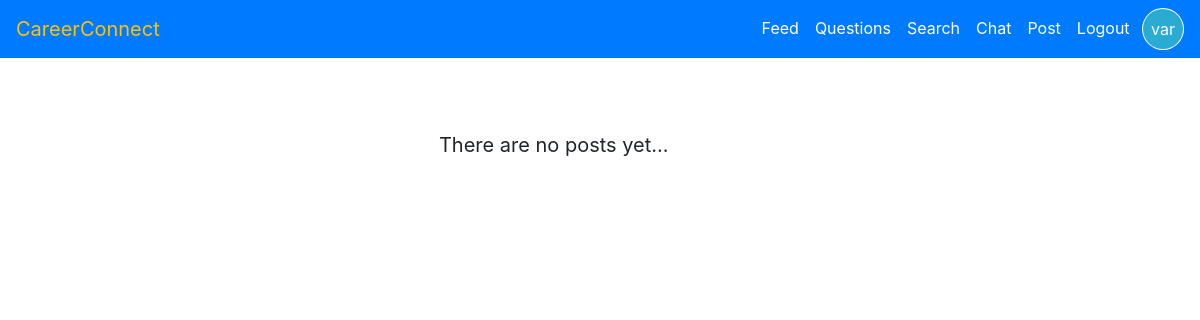
Before: /feed (signed in) with the older database file.
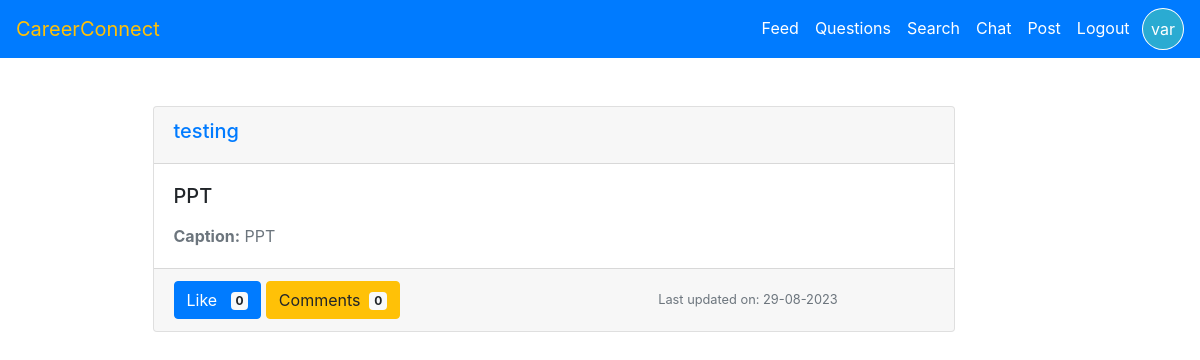
After: the same page with the newer database file.
### app.py (models this page shows, shortened)
class User(db.Model, UserMixin):
    id = db.Column(db.Integer, primary_key=True)
    username = db.Column(db.String(20), unique=True, nullable=False)
    password_hash = db.Column(db.String(128), nullable=False)
    profile_image = db.Column(db.String(128), default="def.jpg")
    occupation=db.Column(db.String(80), default="Student")
    posts = db.relationship("Post", back_populates="user", lazy="subquery")
    comments = db.relationship("Comment", backref="user", lazy="dynamic")
    likes = db.relationship("Like", backref="user", lazy="dynamic")
    chats_sent = db.relationship(
        "Chat", foreign_keys=[Chat.sender_id], backref="sender_user", lazy="dynamic"
    )
    chats_received = db.relationship(
        "Chat", foreign_keys=[Chat.receiver_id], backref="receiver_user", lazy="dynamic"
    )

class Post(db.Model):
    id = db.Column(db.Integer, primary_key=True)
    title = db.Column(db.String(100), nullable=False)
    timestamp = db.Column(
        db.DateTime, nullable=False, default=datetime.now(timezone("Asia/Kolkata"))
    )
    last_updated = db.Column(
        db.DateTime,
        default=datetime.now(timezone("Asia/Kolkata")),
        onupdate=datetime.now(timezone("Asia/Kolkata")),
    )
    status = db.Column(db.String(20))
    caption = db.Column(db.Text, nullable=False)
    image = db.Column(db.String(128))
    user_id = db.Column(db.Integer, db.ForeignKey("user.id"), nullable=False)
    user = db.relationship("User", back_populates="posts", lazy=True)
    likes = db.relationship("Like", backref="posts", lazy="dynamic")
    comments = db.relationship("Comment", backref="posts", lazy="dynamic")
    def __repr__(self):
        return f"Post('{self.id}', '{self.title}', '{self.timestamp}')"

### app.py (the view)
@app.route("/feed")
@login_required
def feed():
    posts = Post.query.order_by(Post.timestamp.desc()).all()
    print(posts)
    return render_template(
        "feed.html", title="Feed page", posts=posts, timezone=timezone, current_user=current_user
    )

### app.py (called while the page is built)
@login.user_loader
def load_user(user_id):
    return User.query.get(int(user_id))

### templates/feed.html (shortened to what this page needs)
{% extends "base.html" %}
{% block content %}
<div class="container mt-5">
    <div class="row">
        <div class="col-md-9 offset-md-1">
            {% for post in posts %}
            <div class="card card-inner mb-4">
                <div class="card-header">
                    <a href="{{ url_for('profile', username=post.user.username) }}">
                        <h5>{{ post.user.username }}</h5>
                    </a>
                </div>
                <div class="card-body">
                    <h5 class="card-title">{{ post.title | replace("\n", "<br>") | safe }}</h5>
                    <p class="card-text mt-3 text-secondary" style="font-size: 16px;"><strong>Caption:</strong> {{
                        post.caption | replace("\n", "<br>") | safe }}
                    </p>
                </div>
                <div class="card-footer" style="flex: fit-content">
                    {% if current_user.is_authenticated and post.likes.filter_by(user_id=current_user.id).first() %}
                    <a href="{{ url_for('unlike', post_id=post.id) }}" class="btn btn-primary">
                        Unlike
                        &nbsp;
                        <span class="badge badge-light">{{ post.likes.count() }}</span>
                    </a>
                    {% else %}
                    <a href="{{ url_for('like', post_id=post.id) }}" class="btn btn-primary">
                        Like
                        &nbsp;
                        <span class="badge badge-light">{{ post.likes.count() }}</span>
                    </a>
                    {% endif %}
                    <a href="{{ url_for('comment', post_id=post.id) }}" class="btn btn-warning">
                        Comments &nbsp;<span class="badge badge-light">{{ post.comments.count() }}</span>
                    </a>
                    <span class="offset-md-4">
                    {% if post.last_updated %}
                    <small class="text-muted" style="text-align: end">Last updated on:
                        {{ post.last_updated.replace(tzinfo=timezone('UTC')).astimezone(timezone('Asia/Kolkata')).strftime("%d-%m-%Y") }}
                    </small>
                    {% else %}
                    <small class="text-muted" style="text-align: end">Created on:
                        {{ post.timestamp.replace(tzinfo=timezone('UTC')).astimezone(timezone('Asia/Kolkata')).strftime("%d-%m-%Y") }}
                    </small>
                    {% endif %}
                    </span>
                </div>
            </div>
            {% endfor %}
            {% if not posts %}
            <div class="text-center mt-4">
                <p style="font-size: 20px;">There are no posts yet...</p>
            </div>
            {% endif %}
        </div>
    </div>
</div>
{% endblock %}

### templates/base.html (shortened to what this page needs)
<!doctype html>
<html lang="en">
<head>
    <link rel="stylesheet" href="https://stackpath.bootstrapcdn.com/bootstrap/4.5.0/css/bootstrap.min.css"
>
    <link rel="stylesheet" type="text/css" href="{{ url_for('static', filename='style.css') }}">
    <link rel="stylesheet" href="https://cdnjs.cloudflare.com/ajax/libs/font-awesome/4.7.0/css/font-awesome.min.css">
</head>
<body style="width: 100vw; margin: 0px">
{% if request.endpoint != 'login' and request.endpoint != 'register' %}
{% include 'navbar.html' %}
{%endif%}
<div class="container ">
    {% block content %}{% endblock %}
</div>
</body>
</html>

### templates/navbar.html (shortened to what this page needs)
<!DOCTYPE html>
<html lang="en">
<head>
    <link rel="stylesheet" href="{{ url_for('static', filename='style.css') }}">
    <link rel="stylesheet" href="https://stackpath.bootstrapcdn.com/bootstrap/4.5.2/css/bootstrap.min.css"
>
</head>
<body>
    <nav class="navbar navbar-expand-lg navbar-light bg-primary ">
        <a class="navbar-brand text-warning" href="#">CareerConnect</a>
        <div class="collapse navbar-collapse" id="navbarNav">
            <ul class="navbar-nav ml-auto">
                {% if current_user.is_authenticated %}
                <li class="nav-item">
                    <a class="nav-link" href="{{ url_for('feed') }}">Feed</a>
                </li>
                <li class="nav-item">
                    <a class="nav-link" href="{{ url_for('questions') }}">Questions</a>
                </li>
                <li class="nav-item">
                    <a class="nav-link" href="{{ url_for('search') }}">Search</a>
                </li>
                <li class="nav-item">
                    <a class="nav-link" href="{{ url_for('all_chats_with_people') }}">Chat</a>
                </li>
                <li class="nav-item">
                    <a class="nav-link" href="{{ url_for('create_post') }}">Post</a>
                </li>
                <li class="nav-item">
                    <a class="nav-link" href="{{ url_for('logout') }}">Logout&nbsp;</a>
                </li>
                <li class="nav-item">
                    <a class="nav-link profile-img" href="{{ url_for('profile', username=current_user.username) }}" style="border-radius: 50%; border: 1px solid white "> {{ current_user.username[:3] }}</a>
                </li>
                {% endif %}
            </ul>
        </div>
    </nav>
</body>
</html>

### templates/navbar.html (style rules this page uses)
.navbar-light .navbar-nav .nav-link { color: white; transition: color 1s; }
.profile-img { background-color: #2aabd2; transition: background-color 1s; }

Changed rows visible on the page:
added Post: user.username "testing", title "PPT", caption "PPT", likes.count "0", comments.count "0", last_updated.replace "29-08-2023"
Other visible differences:
text no longer shown: "There are no posts yet..."
